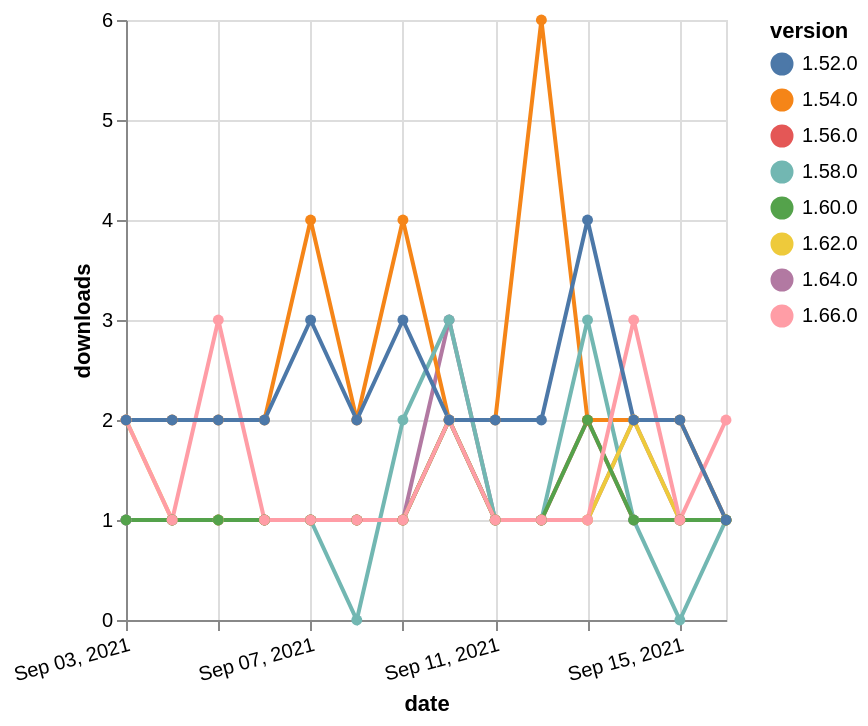

Here is the Vega-Lite specification saved for this chart:
### Vega-Lite specification from a JSON file in a GitHub repository (floating-point values rounded to 4 significant figures)
{"$schema": "https://vega.github.io/schema/vega-lite/v5.json", "description": "A simple bar chart with embedded data.", "data": {"values": [{"date": "2021-09-03", "total": 266, "delta": 1, "version": "1.56.0"}, {"date": "2021-09-04", "total": 267, "delta": 1, "version": "1.56.0"}, {"date": "2021-09-05", "total": 268, "delta": 1, "version": "1.56.0"}, {"date": "2021-09-06", "total": 269, "delta": 1, "version": "1.56.0"}, {"date": "2021-09-07", "total": 270, "delta": 1, "version": "1.56.0"}, {"date": "2021-09-08", "total": 271, "delta": 1, "version": "1.56.0"}, {"date": "2021-09-09", "total": 272, "delta": 1, "version": "1.56.0"}, {"date": "2021-09-10", "total": 274, "delta": 2, "version": "1.56.0"}, {"date": "2021-09-11", "total": 275, "delta": 1, "version": "1.56.0"}, {"date": "2021-09-12", "total": 276, "delta": 1, "version": "1.56.0"}, {"date": "2021-09-13", "total": 278, "delta": 2, "version": "1.56.0"}, {"date": "2021-09-14", "total": 279, "delta": 1, "version": "1.56.0"}, {"date": "2021-09-15", "total": 280, "delta": 1, "version": "1.56.0"}, {"date": "2021-09-16", "total": 281, "delta": 1, "version": "1.56.0"}, {"date": "2021-09-03", "total": 188, "delta": 1, "version": "1.64.0"}, {"date": "2021-09-04", "total": 189, "delta": 1, "version": "1.64.0"}, {"date": "2021-09-05", "total": 190, "delta": 1, "version": "1.64.0"}, {"date": "2021-09-06", "total": 191, "delta": 1, "version": "1.64.0"}, {"date": "2021-09-07", "total": 192, "delta": 1, "version": "1.64.0"}, {"date": "2021-09-08", "total": 193, "delta": 1, "version": "1.64.0"}, {"date": "2021-09-09", "total": 194, "delta": 1, "version": "1.64.0"}, {"date": "2021-09-10", "total": 197, "delta": 3, "version": "1.64.0"}, {"date": "2021-09-11", "total": 198, "delta": 1, "version": "1.64.0"}, {"date": "2021-09-12", "total": 199, "delta": 1, "version": "1.64.0"}, {"date": "2021-09-13", "total": 200, "delta": 1, "version": "1.64.0"}, {"date": "2021-09-14", "total": 202, "delta": 2, "version": "1.64.0"}, {"date": "2021-09-15", "total": 203, "delta": 1, "version": "1.64.0"}, {"date": "2021-09-16", "total": 204, "delta": 1, "version": "1.64.0"}, {"date": "2021-09-03", "total": 2530, "delta": 2, "version": "1.54.0"}, {"date": "2021-09-04", "total": 2532, "delta": 2, "version": "1.54.0"}, {"date": "2021-09-05", "total": 2534, "delta": 2, "version": "1.54.0"}, {"date": "2021-09-06", "total": 2536, "delta": 2, "version": "1.54.0"}, {"date": "2021-09-07", "total": 2540, "delta": 4, "version": "1.54.0"}, {"date": "2021-09-08", "total": 2542, "delta": 2, "version": "1.54.0"}, {"date": "2021-09-09", "total": 2546, "delta": 4, "version": "1.54.0"}, {"date": "2021-09-10", "total": 2548, "delta": 2, "version": "1.54.0"}, {"date": "2021-09-11", "total": 2550, "delta": 2, "version": "1.54.0"}, {"date": "2021-09-12", "total": 2556, "delta": 6, "version": "1.54.0"}, {"date": "2021-09-13", "total": 2558, "delta": 2, "version": "1.54.0"}, {"date": "2021-09-14", "total": 2560, "delta": 2, "version": "1.54.0"}, {"date": "2021-09-15", "total": 2562, "delta": 2, "version": "1.54.0"}, {"date": "2021-09-16", "total": 2563, "delta": 1, "version": "1.54.0"}, {"date": "2021-09-03", "total": 344, "delta": 1, "version": "1.58.0"}, {"date": "2021-09-04", "total": 345, "delta": 1, "version": "1.58.0"}, {"date": "2021-09-05", "total": 346, "delta": 1, "version": "1.58.0"}, {"date": "2021-09-06", "total": 347, "delta": 1, "version": "1.58.0"}, {"date": "2021-09-07", "total": 348, "delta": 1, "version": "1.58.0"}, {"date": "2021-09-08", "total": 348, "delta": 0, "version": "1.58.0"}, {"date": "2021-09-09", "total": 350, "delta": 2, "version": "1.58.0"}, {"date": "2021-09-10", "total": 353, "delta": 3, "version": "1.58.0"}, {"date": "2021-09-11", "total": 354, "delta": 1, "version": "1.58.0"}, {"date": "2021-09-12", "total": 355, "delta": 1, "version": "1.58.0"}, {"date": "2021-09-13", "total": 358, "delta": 3, "version": "1.58.0"}, {"date": "2021-09-14", "total": 359, "delta": 1, "version": "1.58.0"}, {"date": "2021-09-15", "total": 359, "delta": 0, "version": "1.58.0"}, {"date": "2021-09-16", "total": 360, "delta": 1, "version": "1.58.0"}, {"date": "2021-09-03", "total": 170, "delta": 2, "version": "1.62.0"}, {"date": "2021-09-04", "total": 171, "delta": 1, "version": "1.62.0"}, {"date": "2021-09-05", "total": 172, "delta": 1, "version": "1.62.0"}, {"date": "2021-09-06", "total": 173, "delta": 1, "version": "1.62.0"}, {"date": "2021-09-07", "total": 174, "delta": 1, "version": "1.62.0"}, {"date": "2021-09-08", "total": 175, "delta": 1, "version": "1.62.0"}, {"date": "2021-09-09", "total": 176, "delta": 1, "version": "1.62.0"}, {"date": "2021-09-10", "total": 178, "delta": 2, "version": "1.62.0"}, {"date": "2021-09-11", "total": 179, "delta": 1, "version": "1.62.0"}, {"date": "2021-09-12", "total": 180, "delta": 1, "version": "1.62.0"}, {"date": "2021-09-13", "total": 181, "delta": 1, "version": "1.62.0"}, {"date": "2021-09-14", "total": 183, "delta": 2, "version": "1.62.0"}, {"date": "2021-09-15", "total": 184, "delta": 1, "version": "1.62.0"}, {"date": "2021-09-16", "total": 185, "delta": 1, "version": "1.62.0"}, {"date": "2021-09-03", "total": 193, "delta": 1, "version": "1.60.0"}, {"date": "2021-09-04", "total": 194, "delta": 1, "version": "1.60.0"}, {"date": "2021-09-05", "total": 195, "delta": 1, "version": "1.60.0"}, {"date": "2021-09-06", "total": 196, "delta": 1, "version": "1.60.0"}, {"date": "2021-09-07", "total": 197, "delta": 1, "version": "1.60.0"}, {"date": "2021-09-08", "total": 198, "delta": 1, "version": "1.60.0"}, {"date": "2021-09-09", "total": 199, "delta": 1, "version": "1.60.0"}, {"date": "2021-09-10", "total": 201, "delta": 2, "version": "1.60.0"}, {"date": "2021-09-11", "total": 202, "delta": 1, "version": "1.60.0"}, {"date": "2021-09-12", "total": 203, "delta": 1, "version": "1.60.0"}, {"date": "2021-09-13", "total": 205, "delta": 2, "version": "1.60.0"}, {"date": "2021-09-14", "total": 206, "delta": 1, "version": "1.60.0"}, {"date": "2021-09-15", "total": 207, "delta": 1, "version": "1.60.0"}, {"date": "2021-09-16", "total": 208, "delta": 1, "version": "1.60.0"}, {"date": "2021-09-03", "total": 123, "delta": 2, "version": "1.66.0"}, {"date": "2021-09-04", "total": 124, "delta": 1, "version": "1.66.0"}, {"date": "2021-09-05", "total": 127, "delta": 3, "version": "1.66.0"}, {"date": "2021-09-06", "total": 128, "delta": 1, "version": "1.66.0"}, {"date": "2021-09-07", "total": 129, "delta": 1, "version": "1.66.0"}, {"date": "2021-09-08", "total": 130, "delta": 1, "version": "1.66.0"}, {"date": "2021-09-09", "total": 131, "delta": 1, "version": "1.66.0"}, {"date": "2021-09-10", "total": 133, "delta": 2, "version": "1.66.0"}, {"date": "2021-09-11", "total": 134, "delta": 1, "version": "1.66.0"}, {"date": "2021-09-12", "total": 135, "delta": 1, "version": "1.66.0"}, {"date": "2021-09-13", "total": 136, "delta": 1, "version": "1.66.0"}, {"date": "2021-09-14", "total": 139, "delta": 3, "version": "1.66.0"}, {"date": "2021-09-15", "total": 140, "delta": 1, "version": "1.66.0"}, {"date": "2021-09-16", "total": 142, "delta": 2, "version": "1.66.0"}, {"date": "2021-09-03", "total": 2405, "delta": 2, "version": "1.52.0"}, {"date": "2021-09-04", "total": 2407, "delta": 2, "version": "1.52.0"}, {"date": "2021-09-05", "total": 2409, "delta": 2, "version": "1.52.0"}, {"date": "2021-09-06", "total": 2411, "delta": 2, "version": "1.52.0"}, {"date": "2021-09-07", "total": 2414, "delta": 3, "version": "1.52.0"}, {"date": "2021-09-08", "total": 2416, "delta": 2, "version": "1.52.0"}, {"date": "2021-09-09", "total": 2419, "delta": 3, "version": "1.52.0"}, {"date": "2021-09-10", "total": 2421, "delta": 2, "version": "1.52.0"}, {"date": "2021-09-11", "total": 2423, "delta": 2, "version": "1.52.0"}, {"date": "2021-09-12", "total": 2425, "delta": 2, "version": "1.52.0"}, {"date": "2021-09-13", "total": 2429, "delta": 4, "version": "1.52.0"}, {"date": "2021-09-14", "total": 2431, "delta": 2, "version": "1.52.0"}, {"date": "2021-09-15", "total": 2433, "delta": 2, "version": "1.52.0"}, {"date": "2021-09-16", "total": 2434, "delta": 1, "version": "1.52.0"}]}, "width": "container", "mark": {"type": "line", "point": {"filled": true}}, "encoding": {"x": {"field": "date", "type": "temporal", "timeUnit": "yearmonthdate", "title": "date", "axis": {"labelAngle": -15}}, "y": {"field": "delta", "type": "quantitative", "title": "downloads"}, "color": {"field": "version", "type": "nominal"}, "tooltip": {"field": "delta"}}}
